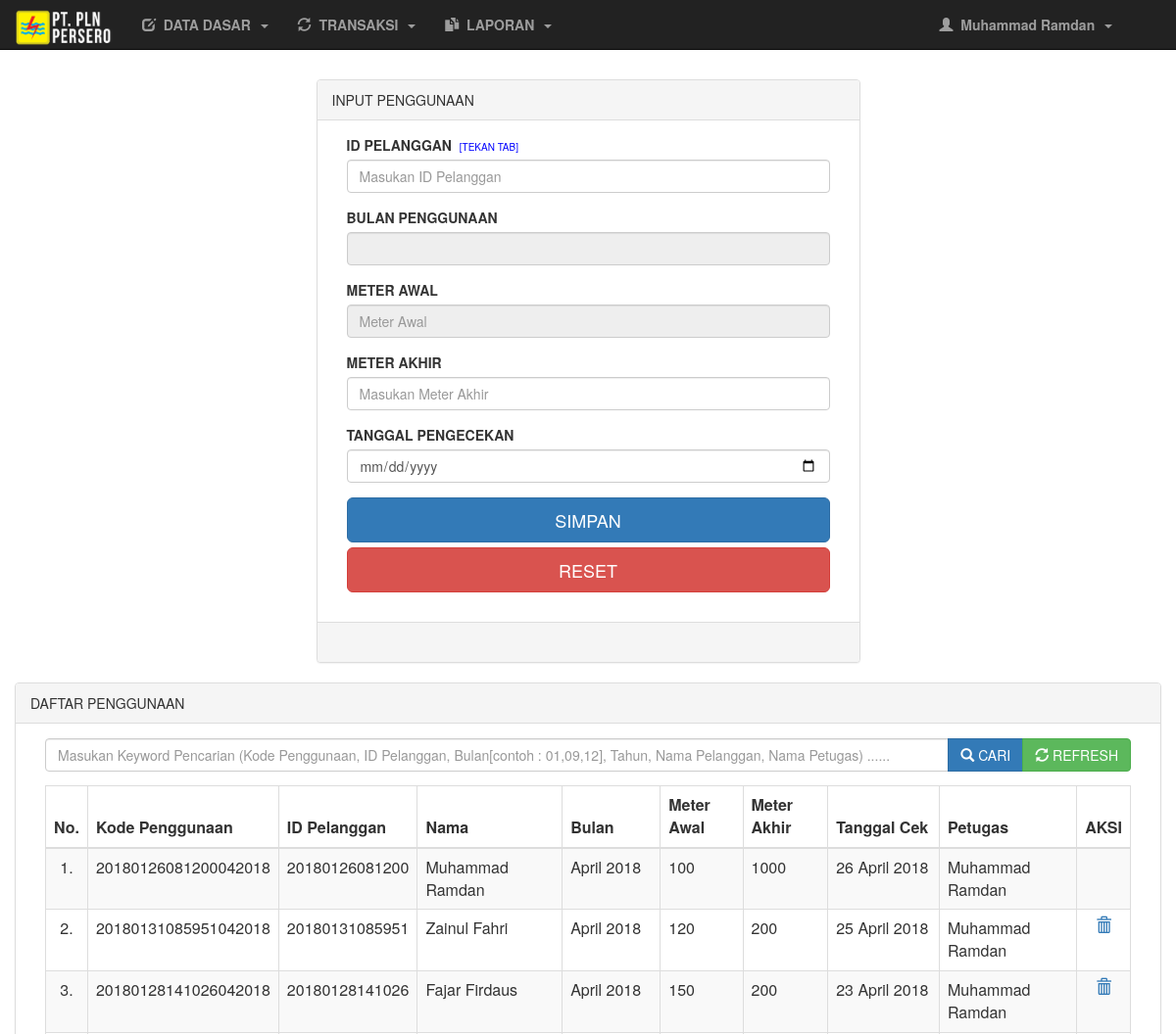
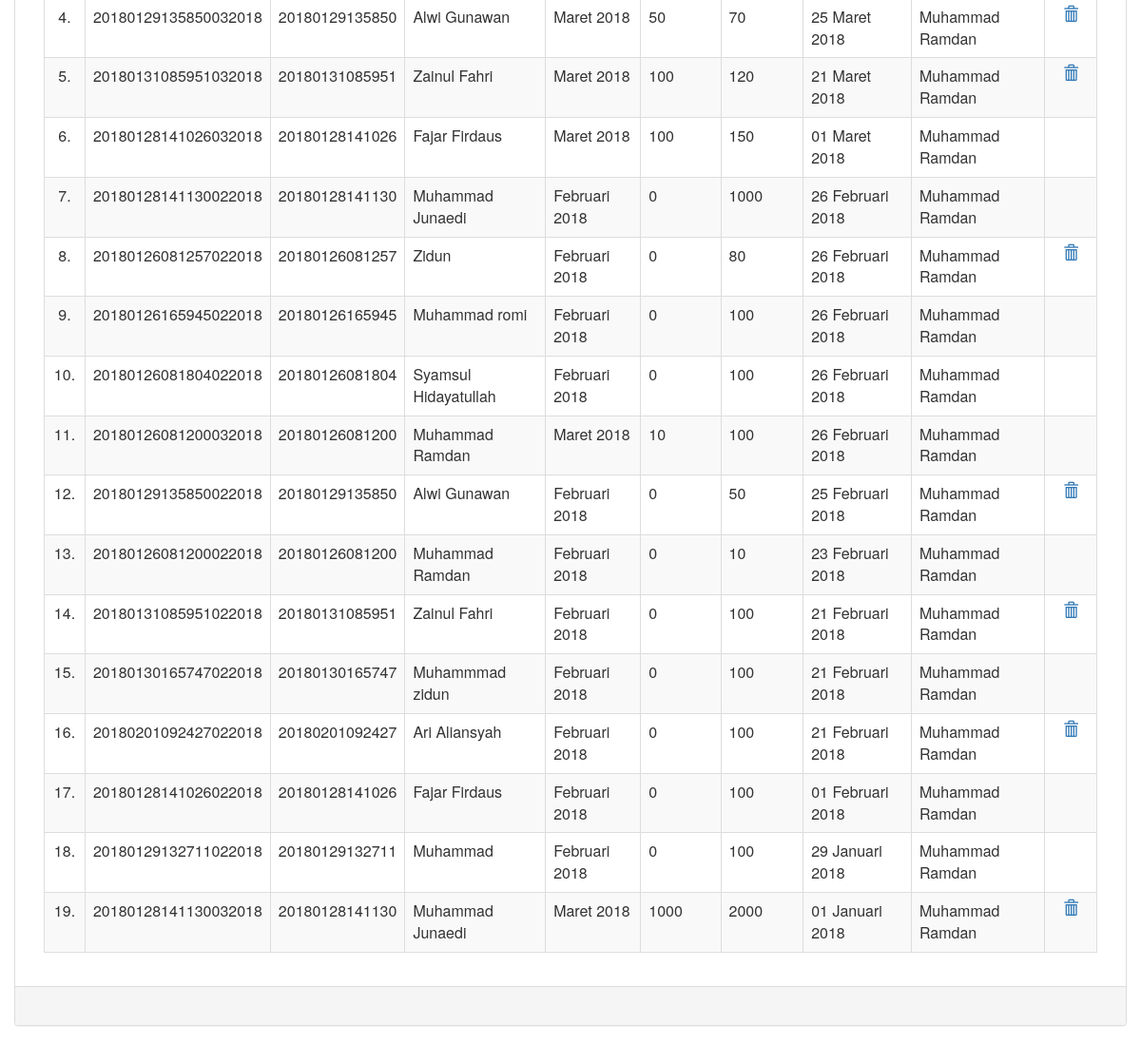
Screenshot of /pln/hal_utama.php?menu=penggunaan (signed in) with the database file from the repository (2 pictures, top to bottom).
### tables this page shows
CREATE TABLE IF NOT EXISTS `penggunaan` (
  `id_penggunaan` varchar(20) NOT NULL,
  `id_pelanggan` varchar(14) NOT NULL,
  `bulan` varchar(2) NOT NULL,
  `tahun` year(4) NOT NULL,
  `meter_awal` int(11) NOT NULL,
  `meter_akhir` int(11) NOT NULL,
  `tgl_cek` date NOT NULL,
  `id_petugas` varchar(12) NOT NULL,
  PRIMARY KEY (`id_penggunaan`)
);

### pln/penggunaan.php (the view, shortened to what this page needs)
<?php
	$id = @$_GET['id'];
		@$mawal = $penggunaan['meter_awal'];
		@$tahun = $penggunaan['tahun'];
	if (isset($_POST['bcari'])) {
		$text = $_POST['tcari'];
		$cari = "WHERE id_pelanggan LIKE '%$text%' OR id_penggunaan LIKE '%$text%' OR meter_awal LIKE '%$text%' OR meter_akhir LIKE '%$text%' OR tahun LIKE '%$text%' OR nama_pelanggan LIKE '%$text%' OR nama_petugas LIKE '%$text%'";
	}else{
		$cari=" WHERE meter_akhir != 0";
	}
?>
<!DOCTYPE html>
<html>
<head>
</head>
<body>
	<div class="container-fluid">
		<div class="row">
			<div class="col-md-12">
				<div class="col-md-3"></div>
				<div class="col-md-6">
					<div class="panel panel-default">
						<?php if(!@$_GET['id']){ ?>
							<div class="panel-heading">INPUT PENGGUNAAN</div>
						<?php }else{ ?>
							<div class="panel-heading">UBAH PENGGUNAAN - <?php echo @$id; ?></div>
						<?php } ?>
						<div class="panel-body">
							<form method="post">
								<div class="col-md-12">
									<div class="form-group">
										<label>ID PELANGGAN</label>&nbsp;&nbsp;<span style="color:blue;font-size: 10px;">[TEKAN TAB]</span>
										<input type="text" name="id_pelanggan" class="form-control" placeholder="Masukan ID Pelanggan" onchange="submit()" required value="<?php if(@$_GET['id']==""){echo @$id_pel;}else{ echo @$edit['id_pelanggan'];} ?>" list="id_pel" onkeypress='return event.charCode >=48 && event.charCode <=57' <?php if(@$_GET['id']){echo "readonly";} ?>>
									</div>
									<div class="form-group">
										<label>BULAN PENGGUNAAN</label>
										<input type="text" name="no_meter" class="form-control" placeholder="Bulan penggunaan" required readonly value="<?php if(@$_GET['id']==""){ @$aksi->bulan(@$bulan);echo " ".@$tahun;}else{@$aksi->bulan(@$edit['bulan']);echo " ".@$edit['tahun'];} ?>">
									</div>
									<div class="form-group">
										<label>METER AWAL</label>
										<input type="text" name="meter_awal" class="form-control" placeholder="Meter Awal" required readonly value="<?php if(@$_GET['id']==""){echo @$mawal;}else{echo @$edit['meter_awal'];} ?>">
									</div>
									<div class="form-group">
										<label>METER AKHIR</label>
										<input type="text" name="meter_akhir" class="form-control" placeholder="Masukan Meter Akhir" required value="<?php echo @$edit['meter_akhir']; ?>" onkeypress='return event.charCode >=48 && event.charCode <=57'>
									</div>
									<div class="form-group">
										<label>TANGGAL PENGECEKAN</label>
										<input type="date" name="tgl_cek" class="form-control" placeholder="Masukan Nama" required value="<?php echo @$edit['tgl_cek'] ?>">
									</div>
									<div class="form-group">
										<?php
										  if (@$_GET['id']=="") {?>
											<input type="submit" name="bsimpan" class="btn btn-primary btn-lg btn-block" value="SIMPAN">
										  <?php }else{ ?>
											<input type="submit" name="bubah" class="btn btn-success btn-lg btn-block" value="UBAH">
										<?php } ?>
										<a href="?menu=penggunaan" class="btn btn-danger btn-lg btn-block">RESET</a>
									</div>
								</div>
							</form>
						</div>
						<div class="panel-footer">&nbsp;</div>
					</div>
				</div>
			</div>
			<div class="col-md-12">
				<div class="panel panel-default">
					<div class="panel-heading">DAFTAR PENGGUNAAN</div>
					<div class="panel-body">
						<div class="col-md-12">
							<form method="post">
								<div class="input-group">
									<input type="text" name="tcari" class="form-control" value="<?php echo @$text ?>" placeholder="Masukan Keyword Pencarian (Kode Penggunaan, ID Pelanggan, Bulan[contoh : 01,09,12], Tahun, Nama Pelanggan, Nama Petugas) ......">
									<div class="input-group-btn">
										<button type="submit" name="bcari" class="btn btn-primary"><span class="glyphicon glyphicon-search"></span>&nbsp;CARI</button>
										<button type="submit"  name="brefresh" class="btn btn-success"><span class="glyphicon glyphicon-refresh"></span>&nbsp;REFRESH</button>
									</div>
								</div>
							</form>
						</div>
						<div class="col-md-12">
							<div class="table-responsive">
								<table class="table table-bordered table-striped table-hover">
									<thead>
										<th><center>No.</center></th>
										<th>Kode Penggunaan</th>
										<th>ID Pelanggan</th>
										<th>Nama</th>
										<th>Bulan</th>
										<th>Meter Awal</th>
										<th>Meter Akhir</th>
										<th>Tanggal Cek</th>
										<th>Petugas</th>
										<th colspan="1"><center>AKSI</center></th>
									</thead>
									<tbody>
										<?php
											$no=0;
											$data = $aksi->tampil("qw_penggunaan",$cari,"ORDER BY tgl_cek DESC");
											if ($data=="") {
												$aksi->no_record(8);
											}else{
												foreach ($data as $r) {
													$cek = $aksi->cekdata("tagihan WHERE id_pelanggan = '$r[id_pelanggan]' AND bulan = '$r[bulan]' AND tahun = '$r[tahun]' AND status = 'Belum Bayar'");
												$no++; ?>
												<tr>
													<td align="center"><?php echo $no; ?>.</td>
													<td><?php echo $r['id_penggunaan'] ?></td>
													<td><?php echo $r['id_pelanggan'] ?></td>
													<td><?php echo $r['nama_pelanggan'] ?></td>
													<td><?php $aksi->bulan($r['bulan']);echo " ".$r['tahun'];?></td>
													<td><?php echo $r['meter_awal'] ?></td>
													<td><?php echo $r['meter_akhir'] ?></td>
													<td><?php $aksi->format_tanggal($r['tgl_cek']); ?></td>
													<td><?php echo $r['nama_petugas'] ?></td>
													<?php
														if ($cek == 0) { ?>
															<td colspan="2"></td>
														<?php }else{?>
															<td align="center"><a href="?menu=penggunaan&hapus&id=<?php echo $r['id_penggunaan']; ?>" ><span class="glyphicon glyphicon-trash"></span></a></td>
														<?php } ?>
												</tr>
										<?php } } ?>
									 </tbody>
								</table>
							</div>
						</div>
					</div>
					<div class="panel-footer">&nbsp;</div>
				</div>
			</div>
		</div>
	</div>
</body>
</html>

### pln/hal_utama.php (shortened to what this page needs)
<?php
	include '../config/koneksi.php';
	include '../library/fungsi.php';
	$aksi = new oop();
?>
<!DOCTYPE html>
<html>
<head>
	<link rel="stylesheet" type="text/css" href="../css/bootstrap.css">
 </head>
<body>
	<div class="container">
		<div class="row">
			<div class="col-md-12">
				<div class="navbar navbar-fixed-top navbar-inverse inverse">
					<a href="?menu=home" class="navbar-brand" style="margin-top: -10px;">
						<img alt="Brand" src="../images/logo_pln1.png" width="100px">
					</a>
					<ul class="nav navbar-nav">
						<li class="dropdown">
							<a href="#" class="dropdown-toggle" data-toggle="dropdown" id="kelola">
								<div class="glyphicon glyphicon-edit"></div>&nbsp;
								<strong>DATA DASAR</strong>&nbsp;
								<span class="caret"></span>
							</a>
						</li>
						<li class="dropdown">
							<a href="#" class="dropdown-toggle" data-toggle="dropdown" id="transaksi">
								<div class="glyphicon glyphicon-refresh"></div>&nbsp;
								<strong>TRANSAKSI</strong>&nbsp;
								<span class="caret"></span>
							</a>
						</li>
						<li class="dropdown">
							<a href="#" class="dropdown-toggle" data-toggle="dropdown" id="laporan">
								<div class="glyphicon glyphicon-duplicate"></div>&nbsp;
								<strong>LAPORAN</strong>&nbsp;
								<span class="caret"></span>
							</a>
						</li>
					</ul>
					<ul class="nav navbar-nav navbar-right" style="margin-right: 50px;">
						<li class="dropdown">
							<a href="#" class="dropdown-toggle" data-toggle="dropdown" id="akun">
								<div class="glyphicon glyphicon-user"></div>&nbsp;
								<strong><?php echo $_SESSION['nama_petugas']; ?></strong>&nbsp;
								<span class="caret"></span>
							</a>
						</li>
					</ul>
				</div>
			</div>
		</div>
	</div>
	<?php
		switch (@$_GET['menu']) {
			case 'penggunaan':include'penggunaan.php'; break;
		}
	?>
</body>
</html>

### library/fungsi.php (shortened to what this page needs)
<?php
class oop
{
	function tampil($table, $where = '', $cari = '')
	{
		global $koneksi;
		$sql = "SELECT * FROM $table $where $cari";
		$query = mysqli_query($koneksi, $sql);
		while ($data = mysqli_fetch_array($query)) {
			@$jalan[] = $data;
		}
		return @$jalan;
	}
	function cekdata($table)
	{
		global $koneksi;
		$sql = "SELECT * FROM $table";
		$query = mysqli_query($koneksi, $sql);
		$jumlah = mysqli_num_rows($query);
		return $jumlah;
	}
	function bulan($bulan)
	{
		switch ($bulan) {
			case '02':
				$bln = "Februari";
				break;
			case '03':
				$bln = "Maret";
				break;
			case '04':
				$bln = "April";
				break;
			default:
				$bln = "";
				break;
		}
		echo $bln;
	}
	function format_tanggal($tanggal)
	{
		$tahun = substr($tanggal, 0, 4);
		$bulan = substr($tanggal, 5, 2);
		$tgl = substr($tanggal, 8, 2);
		switch ($bulan) {
			case '01':
				$bln = "Januari";
				break;
			case '02':
				$bln = "Februari";
				break;
			case '03':
				$bln = "Maret";
				break;
			case '04':
				$bln = "April";
				break;
		}
		echo $tgl . " " . $bln . " " . $tahun;
	}
}

### rows the page displays
penggunaan: id_penggunaan "20180126081200042018", id_pelanggan "20180126081200", nama_pelanggan "Muhammad Ramdan", bulan "April", tahun "2018", meter_awal "100", meter_akhir "1000", tgl_cek "26", tgl_cek "April", tgl_cek "2018", nama_petugas "Muhammad Ramdan"
penggunaan: id_penggunaan "20180131085951042018", id_pelanggan "20180131085951", nama_pelanggan "Zainul Fahri", bulan "April", tahun "2018", meter_awal "120", meter_akhir "200", tgl_cek "25", tgl_cek "April", tgl_cek "2018", nama_petugas "Muhammad Ramdan"
penggunaan: id_penggunaan "20180128141026042018", id_pelanggan "20180128141026", nama_pelanggan "Fajar Firdaus", bulan "April", tahun "2018", meter_awal "150", meter_akhir "200", tgl_cek "23", tgl_cek "April", tgl_cek "2018", nama_petugas "Muhammad Ramdan"
penggunaan: id_penggunaan "20180129135850032018", id_pelanggan "20180129135850", nama_pelanggan "Alwi Gunawan", bulan "Maret", tahun "2018", meter_awal "50", meter_akhir "70", tgl_cek "25", tgl_cek "Maret", tgl_cek "2018", nama_petugas "Muhammad Ramdan"
penggunaan: id_penggunaan "20180131085951032018", id_pelanggan "20180131085951", nama_pelanggan "Zainul Fahri", bulan "Maret", tahun "2018", meter_awal "100", meter_akhir "120", tgl_cek "21", tgl_cek "Maret", tgl_cek "2018", nama_petugas "Muhammad Ramdan"
penggunaan: id_penggunaan "20180128141026032018", id_pelanggan "20180128141026", nama_pelanggan "Fajar Firdaus", bulan "Maret", tahun "2018", meter_awal "100", meter_akhir "150", tgl_cek "01", tgl_cek "Maret", tgl_cek "2018", nama_petugas "Muhammad Ramdan"
penggunaan: id_penggunaan "20180128141130022018", id_pelanggan "20180128141130", nama_pelanggan "Muhammad Junaedi", bulan "Februari", tahun "2018", meter_awal "0", meter_akhir "1000", tgl_cek "26", tgl_cek "Februari", tgl_cek "2018", nama_petugas "Muhammad Ramdan"
penggunaan: id_penggunaan "20180126081257022018", id_pelanggan "20180126081257", nama_pelanggan "Zidun", bulan "Februari", tahun "2018", meter_awal "0", meter_akhir "80", tgl_cek "26", tgl_cek "Februari", tgl_cek "2018", nama_petugas "Muhammad Ramdan"
penggunaan: id_penggunaan "20180126165945022018", id_pelanggan "20180126165945", nama_pelanggan "Muhammad romi", bulan "Februari", tahun "2018", meter_awal "0", meter_akhir "100", tgl_cek "26", tgl_cek "Februari", tgl_cek "2018", nama_petugas "Muhammad Ramdan"
penggunaan: id_penggunaan "20180126081804022018", id_pelanggan "20180126081804", nama_pelanggan "Syamsul Hidayatullah", bulan "Februari", tahun "2018", meter_awal "0", meter_akhir "100", tgl_cek "26", tgl_cek "Februari", tgl_cek "2018", nama_petugas "Muhammad Ramdan"
penggunaan: id_penggunaan "20180126081200032018", id_pelanggan "20180126081200", nama_pelanggan "Muhammad Ramdan", bulan "Maret", tahun "2018", meter_awal "10", meter_akhir "100", tgl_cek "26", tgl_cek "Februari", tgl_cek "2018", nama_petugas "Muhammad Ramdan"
penggunaan: id_penggunaan "20180129135850022018", id_pelanggan "20180129135850", nama_pelanggan "Alwi Gunawan", bulan "Februari", tahun "2018", meter_awal "0", meter_akhir "50", tgl_cek "25", tgl_cek "Februari", tgl_cek "2018", nama_petugas "Muhammad Ramdan"
penggunaan: id_penggunaan "20180126081200022018", id_pelanggan "20180126081200", nama_pelanggan "Muhammad Ramdan", bulan "Februari", tahun "2018", meter_awal "0", meter_akhir "10", tgl_cek "23", tgl_cek "Februari", tgl_cek "2018", nama_petugas "Muhammad Ramdan"
penggunaan: id_penggunaan "20180131085951022018", id_pelanggan "20180131085951", nama_pelanggan "Zainul Fahri", bulan "Februari", tahun "2018", meter_awal "0", meter_akhir "100", tgl_cek "21", tgl_cek "Februari", tgl_cek "2018", nama_petugas "Muhammad Ramdan"
penggunaan: id_penggunaan "20180130165747022018", id_pelanggan "20180130165747", nama_pelanggan "Muhammmad zidun", bulan "Februari", tahun "2018", meter_awal "0", meter_akhir "100", tgl_cek "21", tgl_cek "Februari", tgl_cek "2018", nama_petugas "Muhammad Ramdan"
penggunaan: id_penggunaan "20180201092427022018", id_pelanggan "20180201092427", nama_pelanggan "Ari Aliansyah", bulan "Februari", tahun "2018", meter_awal "0", meter_akhir "100", tgl_cek "21", tgl_cek "Februari", tgl_cek "2018", nama_petugas "Muhammad Ramdan"
penggunaan: id_penggunaan "20180128141026022018", id_pelanggan "20180128141026", nama_pelanggan "Fajar Firdaus", bulan "Februari", tahun "2018", meter_awal "0", meter_akhir "100", tgl_cek "01", tgl_cek "Februari", tgl_cek "2018", nama_petugas "Muhammad Ramdan"
penggunaan: id_penggunaan "20180129132711022018", id_pelanggan "20180129132711", nama_pelanggan "Muhammad", bulan "Februari", tahun "2018", meter_awal "0", meter_akhir "100", tgl_cek "29", tgl_cek "Januari", tgl_cek "2018", nama_petugas "Muhammad Ramdan"
penggunaan: id_penggunaan "20180128141130032018", id_pelanggan "20180128141130", nama_pelanggan "Muhammad Junaedi", bulan "Maret", tahun "2018", meter_awal "1000", meter_akhir "2000", tgl_cek "01", tgl_cek "Januari", tgl_cek "2018", nama_petugas "Muhammad Ramdan"

### other values shown
$_SESSION['nama_petugas'] "Muhammad Ramdan"
